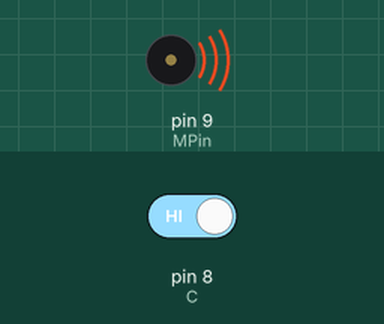
Recording of a sketch running on a simulated Arduino Uno, built with avr-gcc and run on an emulated ATmega328P. Shown: buzzer (waves = sounding). Inputs (shaded band) come from the test bench; at power-on: pin 8 (C) HIGH.

Above: at 1.2 s.
1.3 s: pin 8 (C) driven LOW
At 2.0 s:
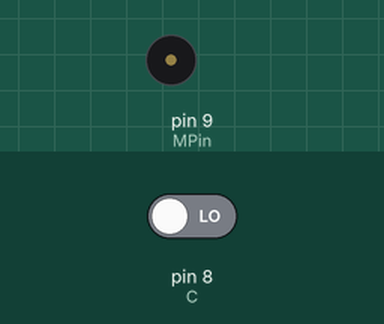
Timing chart, 0 to 53.5 s (numbered marks = the images above; inputs shaded):
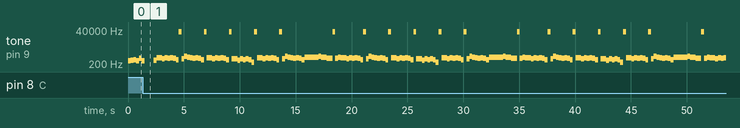

The sketch:

NOTASPROYECTO2.ino
```cpp
int MPin = 9;
int C=8;
int val = 0;

void setup() {
  // put your setup code here, to run once:


pinMode(MPin, OUTPUT);
pinMode(C,INPUT);


}


void loop() {

  val = digitalRead(C);   // read the input pin

while(val==HIGH){

  long DO=261.626, //definimos las frecuencias de las notas
        DOS=277.183,
        RE=293.665,
        RES=311.127,
        MI=329.628,
        FA=349.228,
        FAS=369.994,
        SOL=391.995,
        SOLS=415.305,
        LA=440,
        LAS=466.164,
        SI=493.88,
        DO2=523.251,
        DOS2=552.365,
        RE2=587.33,
        RES2=622.254,
        MI2=659.255,

        PAU=30000; //pausa

       int d=1000, e=500, m=250, c=125;

       int melodia[] = {MI,FAS,SOL,MI,SI,MI,FAS,SOL,SI,SI,PAU,SI,DO2,SI,LA,SOL,SOL,FAS,MI,PAU,MI,FAS,SOL,MI,SOL,LA,SI,SOL,PAU,SI,DOS2,RE2,DOS2,RE2,DOS2,RE2,MI2,RE2,DOS2,SI,SI,PAU,MI,FAS,SOL,MI,SOL,LA,SI,SOL,PAU,SI,DOS2,RE2,DOS2,RE2,DOS2,RE2,MI2,RE2,DOS2,SI,SI,PAU,
       SI,DOS2,RE2,RE2,RE2,RE2,RE2,MI2,RE2,DOS2,RE2,SI,PAU,DOS2,RE2,RE2,RE2,MI2,RE2,DOS2,SI,PAU,SI,DOS2,RE2,RE2,RE2,RE2,RE2,MI2,RE2,DOS2,RE2,SI,DOS2,RE2,RE2,RE2,MI2,RE2,DOS2,SI,PAU,
       MI,RES,MI,FAS,SOL,FAS,SOL,LA,LAS,LAS,LAS,SI,SI,SI,PAU,MI,RES,MI,FAS,SOL,FAS,SOL,LA,RE2,RE2,RE2,RE,RE,RE,PAU,SI,SI,SI,LAS,SI,SI,SI,SI,LAS,LAS,LAS,SI,SI,SI,PAU,SI,SI,SI,DO2,SI,SI,SI,RE2,RE2,RE2,RE,RE,RE,PAU,
       MI,FAS,SOL,SI,DO2,SI,PAU,MI,FAS,SOL,MI,SI,MI,PAU,MI,FAS,SOL,SI,DO2,SI,PAU,MI,FAS,SOL,MI,SI,MI};


for (int notaActual = 0; notaActual < 176; notaActual++) { //va a repetir las 176 notas
 val = digitalRead(C);
 if(val==LOW){
  notaActual=notaActual+175;
  delay(800);
 }
tone(9, melodia[notaActual]); //da el tono a la frecuencia de la nota en ese momento
delay(m);//se mantiene con la nota el tiempo definido para esa nota
noTone(9); //finaliza la melodía
}
}

while(val==LOW){

long DO=261.626, //definimos las frecuencias de las notas
        DOS=277.183,
        RE=293.665,
        RES=311.127,
        MI=329.628,
        FA=349.228,
        FAS=369.994,
        SOL=391.995,
        SOLS=415.305,
        LA=440,
        LAS=466.164,
        SI=493.88,
        DO2=523.251,
        DOS2=552.365,
        RE2=587.33,
        RES2=622.254,
        MI2=659.255,

        PAU=30000; //pausa

       int d=1000, e=500, m=250, c=125;
//SI,LA,SI,LA,SI,LA,DO2,SI,LA,PAU,LA,SI,DO2,LA,SI,DO2,DO2,SI,PAU,
       int melodia2[] = {DO2,DO2,LA,DO2,SI,DO2,SI,SOL,PAU,LA,MI2,RE2,DO2,SI,DO2,SI,SOL,PAU,
       DO2,DO2,LA,DO2,SI,DO2,SI,SOL, PAU, LA,LA,FA,LA,SOL,LA,SOL,DO,PAU,
       DO2,DO2,LA,DO2,SI,DO2,SI,SOL, PAU, LA,MI2,RE2,DO2,SI,DO2,SI,SOL};

for (int notaActual2 = 0; notaActual2 < 66; notaActual2++) {  //va a repetir las 176 notas
val = digitalRead(C);
if(val==HIGH){
  notaActual2=notaActual2+65;
  delay(800);
 }
tone(9, melodia2[notaActual2]); //da el tono a la frecuencia de la nota en ese momento
delay(m);//se mantiene con la nota el tiempo definido para esa nota
noTone(9); //finaliza la melodía
}
}

}
```

Measured:
- by itself, tone on pin 9 (MPin): plays 369 Hz for 0.25 s, 523 Hz for 0.50 s, 440 Hz for 0.25 s, 523 Hz for 0.25 s, 493 Hz for 0.25 s, 523 Hz for 0.25 s … (189 notes in this stretch)
